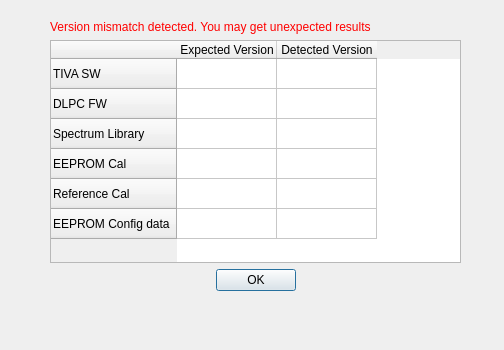
<?xml version="1.0" encoding="UTF-8"?>
<ui version="4.0">
 <class>versiondialog</class>
 <widget class="QDialog" name="versiondialog">
  <property name="geometry">
   <rect>
    <x>0</x>
    <y>0</y>
    <width>504</width>
    <height>350</height>
   </rect>
  </property>
  <property name="windowTitle">
   <string>Version Mismatch</string>
  </property>
  <widget class="QWidget" name="layoutWidget">
   <property name="geometry">
    <rect>
     <x>50</x>
     <y>20</y>
     <width>411</width>
     <height>271</height>
    </rect>
   </property>
   <layout class="QVBoxLayout" name="verticalLayout">
    <item>
     <widget class="QLabel" name="label">
      <property name="font">
       <font>
        <pointsize>9</pointsize>
       </font>
      </property>
      <property name="styleSheet">
       <string notr="true"> color : red; </string>
      </property>
      <property name="text">
       <string>Version mismatch detected. You may get unexpected results</string>
      </property>
     </widget>
    </item>
    <item>
     <widget class="QTableWidget" name="versiontable">
      <property name="verticalScrollBarPolicy">
       <enum>Qt::ScrollBarAlwaysOff</enum>
      </property>
      <property name="horizontalScrollBarPolicy">
       <enum>Qt::ScrollBarAlwaysOff</enum>
      </property>
      <property name="rowCount">
       <number>6</number>
      </property>
      <property name="columnCount">
       <number>2</number>
      </property>
      <attribute name="verticalHeaderHighlightSections">
       <bool>false</bool>
      </attribute>
      <row>
       <property name="text">
        <string>TIVA SW</string>
       </property>
      </row>
      <row>
       <property name="text">
        <string>DLPC FW</string>
       </property>
      </row>
      <row>
       <property name="text">
        <string>Spectrum Library</string>
       </property>
      </row>
      <row>
       <property name="text">
        <string>EEPROM Cal</string>
       </property>
      </row>
      <row>
       <property name="text">
        <string>Reference Cal</string>
       </property>
      </row>
      <row>
       <property name="text">
        <string>EEPROM Config data</string>
       </property>
      </row>
      <column>
       <property name="text">
        <string>Expected Version</string>
       </property>
      </column>
      <column>
       <property name="text">
        <string>Detected Version</string>
       </property>
      </column>
     </widget>
    </item>
    <item>
     <layout class="QHBoxLayout" name="horizontalLayout">
      <item>
       <spacer name="horizontalSpacer">
        <property name="orientation">
         <enum>Qt::Horizontal</enum>
        </property>
        <property name="sizeHint" stdset="0">
         <size>
          <width>40</width>
          <height>20</height>
         </size>
        </property>
       </spacer>
      </item>
      <item>
       <widget class="QPushButton" name="Close">
        <property name="text">
         <string>OK</string>
        </property>
       </widget>
      </item>
      <item>
       <spacer name="horizontalSpacer_2">
        <property name="orientation">
         <enum>Qt::Horizontal</enum>
        </property>
        <property name="sizeHint" stdset="0">
         <size>
          <width>40</width>
          <height>20</height>
         </size>
        </property>
       </spacer>
      </item>
     </layout>
    </item>
   </layout>
  </widget>
 </widget>
 <resources/>
 <connections/>
</ui>
